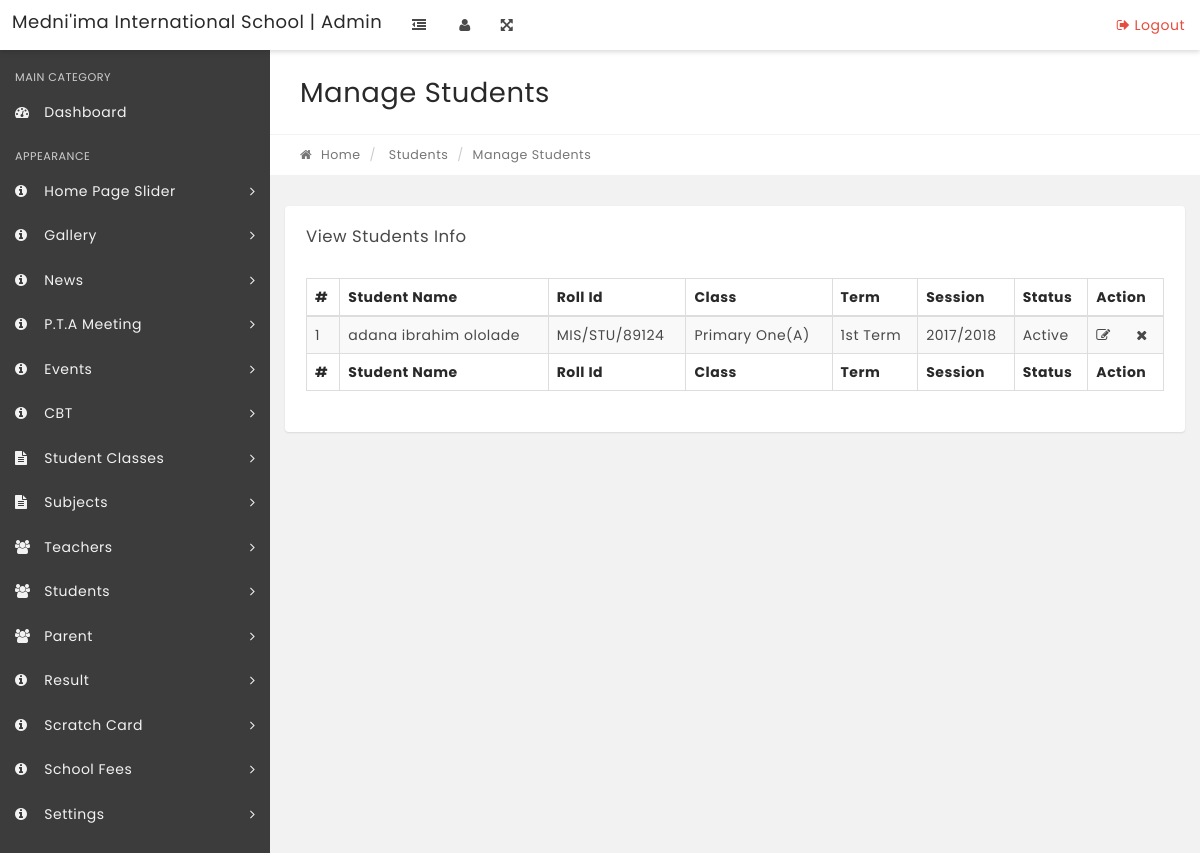
The app's page /admin/manage-student-results.php?stid=1 with its own data.
### tables this page shows
CREATE TABLE IF NOT EXISTS `tblresult` (
  `id` int(11) NOT NULL,
  `StudentId` int(11) DEFAULT NULL,
  `ClassId` int(11) DEFAULT NULL,
  `termid` int(11) NOT NULL,
  `session_id` varchar(50) NOT NULL,
  `SubjectId` int(11) DEFAULT NULL,
  `test_marks` int(11) NOT NULL,
  `exam_marks` int(11) DEFAULT NULL,
  `PostingDate` timestamp NULL DEFAULT CURRENT_TIMESTAMP,
  `UpdationDate` timestamp NULL DEFAULT NULL ON UPDATE CURRENT_TIMESTAMP
);

CREATE TABLE IF NOT EXISTS `tblstudents` (
  `StudentId` int(11) NOT NULL,
  `StudentName` varchar(100) NOT NULL,
  `RollId` varchar(100) NOT NULL,
  `password` text NOT NULL,
  `StudentEmail` varchar(100) NOT NULL,
  `Gender` varchar(10) NOT NULL,
  `photo` text NOT NULL,
  `DOB` varchar(100) NOT NULL,
  `ClassId` int(11) NOT NULL,
  `parent_id` int(11) NOT NULL,
  `address` text NOT NULL,
  `state` varchar(200) NOT NULL,
  `LGA` varchar(200) NOT NULL,
  `town` varchar(200) NOT NULL,
  `sport_house` varchar(200) NOT NULL,
  `fee_payment_status` enum('0','1') NOT NULL DEFAULT '0',
  `F_school_name` text NOT NULL,
  `F_school_address` text NOT NULL,
  `F_school_date` date NOT NULL,
  `RegDate` timestamp NOT NULL DEFAULT CURRENT_TIMESTAMP,
  `UpdationDate` timestamp NULL DEFAULT NULL ON UPDATE CURRENT_TIMESTAMP,
  `Status` int(1) NOT NULL
);

CREATE TABLE IF NOT EXISTS `tblclasses` (
  `id` int(11) NOT NULL,
  `ClassName` varchar(80) DEFAULT NULL,
  `ClassNameNumeric` enum('1','2','3') NOT NULL,
  `Section` varchar(5) NOT NULL,
  `CreationDate` timestamp NOT NULL DEFAULT CURRENT_TIMESTAMP,
  `UpdationDate` timestamp NOT NULL DEFAULT '0000-00-00 00:00:00' ON UPDATE CURRENT_TIMESTAMP
);

CREATE TABLE IF NOT EXISTS `tblterm` (
  `id` int(11) NOT NULL,
  `term` varchar(200) NOT NULL,
  `date` timestamp NOT NULL DEFAULT CURRENT_TIMESTAMP ON UPDATE CURRENT_TIMESTAMP
);

### admin/manage-student-results.php (the view, shortened to what this page needs)
<?php
include('../controller/header.php');
if(strlen($_SESSION['alogin'])=="")
    {
    $login_url=''.SITE_URL.'login';
    header("Location: $login_url");
    }
    else{
		$student_id = $_GET['stid'];
?>
<!DOCTYPE html>
<html lang="en">
    <head>
    </head>
    <body class="top-navbar-fixed">
        <div class="main-wrapper">
   <?php include('includes/topbar.php');?>
            <div class="content-wrapper">
                <div class="content-container">
<?php include('includes/leftbar.php');?>
                    <div class="main-page">
                        <div class="container-fluid">
                            <div class="row page-title-div">
                                <div class="col-md-6">
                                    <h2 class="title">Manage Students</h2>
                                </div>
                            </div>
                            <div class="row breadcrumb-div">
                                <div class="col-md-6">
                                    <ul class="breadcrumb">
            							<li><a href="dashboard.php"><i class="fa fa-home"></i> Home</a></li>
                                        <li> Students</li>
            							<li class="active">Manage Students</li>
            						</ul>
                                </div>
                            </div>
                        </div>
                        <section class="section">
                            <div class="container-fluid">
                                <div class="row">
                                    <div class="col-md-12">
                                        <div class="panel">
                                            <div class="panel-heading">
                                                <div class="panel-title">
                                                    <h5>View Students Info</h5>
                                                </div>
                                            </div>
                                            <div class="panel-body p-20">
                                                <table id="example" class="display table table-striped table-bordered" cellspacing="0" width="100%">
                                                    <thead>
                                                        <tr>
                                                            <th>#</th>
                                                            <th>Student Name</th>
                                                            <th>Roll Id</th>
                                                            <th>Class</th>
                                                            <th>Term</th>
                                                            <th>Session</th>
                                                            <th>Status</th>
                                                            <th>Action</th>
                                                        </tr>
                                                    </thead>
                                                    <tfoot>
                                                        <tr>
                                                          <th>#</th>
                                                            <th>Student Name</th>
                                                            <th>Roll Id</th>
                                                            <th>Class</th>
                                                            <th>Term</th>
                                                            <th>Session</th>
                                                            <th>Status</th>
                                                            <th>Action</th>
                                                        </tr>
                                                    </tfoot>
                                                    <tbody>
<?php $sql = "SELECT  distinct tblstudents.StudentName,tblstudents.RollId,tblstudents.RegDate,tblstudents.StudentId,tblstudents.Status,tblclasses.ClassName,tblclasses.Section, tblresult.id as rid,tblresult.termid,tblresult.session_id,tblterm.term,tblresult.ClassId from tblresult join tblstudents on tblstudents.StudentId=tblresult.StudentId  join tblclasses on tblclasses.id=tblresult.ClassId join tblterm on tblterm.id=tblresult.termid where tblresult.StudentId='$student_id' group by tblresult.termid, tblresult.session_id ";
$query = $db->query($sql);
$cnt=1;
if($query->num_rows > 0)
{
while($result = $query->fetch_object())
{   ?>
<tr>
 <td><?php echo htmlentities($cnt);?></td>
                                                            <td><?php echo htmlentities($result->StudentName);?></td>
                                                            <td><?php echo htmlentities($result->RollId);?></td>
                                                            <td><?php echo htmlentities($result->ClassName);?>(<?php echo htmlentities($result->Section);?>)</td>
                                                            <td><?php echo htmlentities($result->term);?></td>
                                                            <td><?php echo htmlentities($result->session_id."/".($result->session_id+1));?></td>
                                                             <td><?php if($result->Status==1){
echo htmlentities('Active');
}
else{
   echo htmlentities('Blocked');
}
                                                                ?></td>
<td>
<a href="edit-result.php?stid=<?php echo htmlentities($result->StudentId);?>&cid=<?php echo htmlentities($result->ClassId);?>&tid=<?php echo htmlentities($result->termid);?>&ssid=<?php echo htmlentities($result->session_id);?>"><i class="fa fa-edit" title="Edit Result"></i> </a>
<a href="manage-results.php?did=<?php echo htmlentities($result->StudentId);?>&cid=<?php echo htmlentities($result->ClassId);?>&tid=<?php echo htmlentities($result->termid);?>&ssid=<?php echo htmlentities($result->session_id);?>" onClick="confirm('do you really want to Delet this Result?');"><i class="fa fa-times" title="Delect Result"></i> </a>
</td>
</tr>
<?php $cnt=$cnt+1;}} ?>
                                                    </tbody>
                                                </table>
                                            </div>
                                        </div>
                                    </div>
                                                </div>
                                            </div>
                                        </div>
                                    </div>
                                </div>
                            </div>
    </body>
</html>
<?php } ?>

### records on screen
tblresult: StudentId.StudentName "adana ibrahim ololade", StudentId.RollId "MIS/STU/89124", ClassId.ClassName "Primary One", ClassId.Section "A", termid.term "1st Term", session "2017/2018"

### other values on screen
SCHOOL_NAME "Medni'ima International School"
